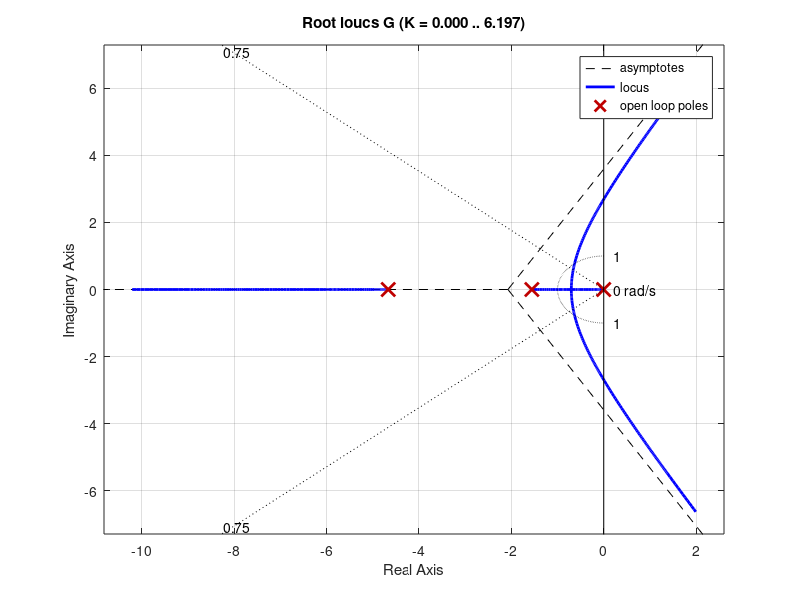
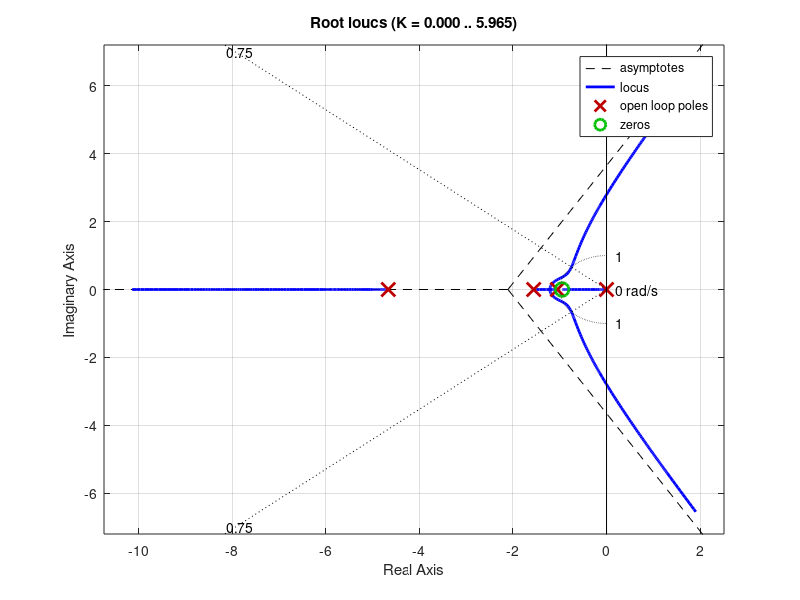
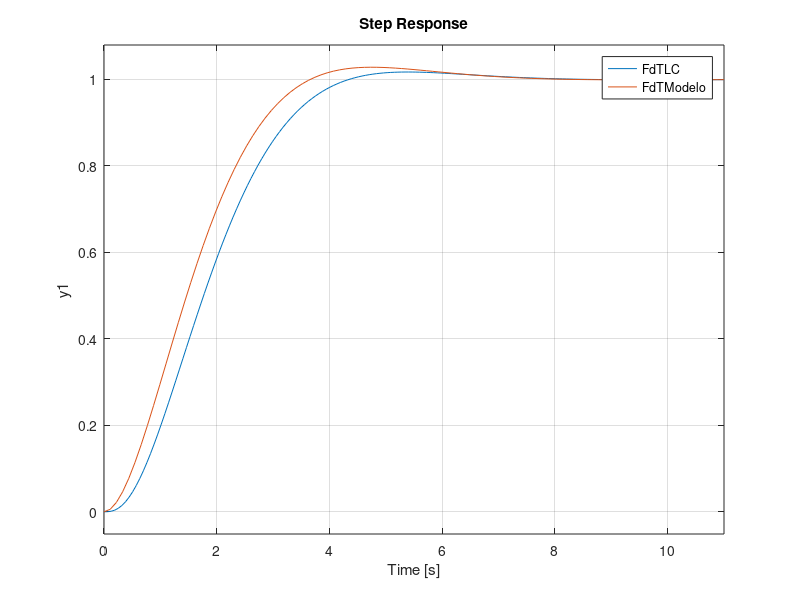

Source code (MATLAB) for these figures, in order:
# P1 - EJERCICIO 4: COMPENSADOR ATRASO/ADELANTO
clear all; close all; clc
pkg load control;

s = tf('s');

# A) PLANTA Y REQUERIMIENTOS:
G = 79 / (s^3+6.222*s^2+7.259*s)

# 1. Requerimientos
wn = 1;
psita = 0.75;

# B) PUNTO DE DISEÑO: veo si el L.R pasa por s1
figure(1)
rlocus(G);
sgrid(psita, wn)

s1 = -psita*wn + 1i*wn*sqrt(1-psita^2)
# Del grafico tambien veo la interseccion en s1 = -0.75+0.66*i, osea que no pasa

# C) ANGULO QUE DEBE APORTAR EL COMPENSADOR:
[z,p,~] = zpkdata(G,'v');
ang_comp = rad2deg(-pi + sum(angle(s1-p)) - sum(angle(s1-z)))

# 1. Veo que compensador es:
# - ang_comp > 0 -> Compensador en ADELANTO
# - ang_comp < 0 -> Compensador en ATRASO

# ang_comp = 7.56° > 0, entonces es compensador en ADELANTO

# D) METODO BISECTRIZ + TEOREMA DEL SENO:
ang_bis = 180 - acosd(psita);
ang_aux1 = 180 - (ang_bis/2 - ang_comp/2) - acosd(psita);
ang_aux2 = 180 - (ang_bis/2 + ang_comp/2) - acosd(psita);

if(ang_comp > 0)
disp('Compensador en ADELANTO')

# 1. Cero:
zc = -sind(ang_bis/2 - ang_comp/2)*abs(s1)/sind(ang_aux1)

# 2. Polo:
pc = -sind(ang_bis/2 + ang_comp/2)*abs(s1)/sind(ang_aux2)

else
disp('Compensador en ATRASO')

# 1. Cero:
zc = -sind(ang_bis/2 + ang_comp/2)*abs(s1)/sind(ang_aux2);

# 2. Polo:
pc = -sind(ang_bis/2 - ang_comp/2)*abs(s1)/sind(ang_aux1);
end

# E) VALIDO REDIBUJANDO EL L.R:
C = (s+0.9512) / (s+1.0513)   # C = tf([1 -zc],[1 -pc])

figure(2)
rlocus(C*G);
sgrid(psita, wn)
# Veo que en este nuevo grafico si se pasa por s1

# F) GANANCIA K: Aplico condicion de modulo
[num,den] = tfdata(C*G,'v');
Kp = 1/abs(polyval(num,s1) / polyval(den,s1))

# G) COMPENSADOR:
C = Kp*C

# H) VALIDACION Y SIMULACION:
FdTLC = feedback(C*G, 1)
FdTModelo = (wn^2) / (s^2+2*psita*wn*s+wn^2)

figure(3)
step(FdTLC, FdTModelo, 11); grid on;
